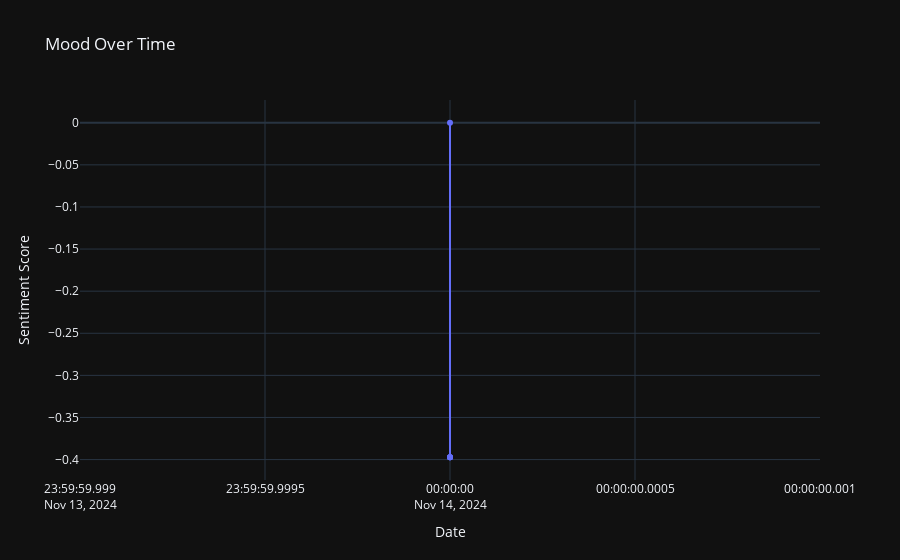

The notebook cell saved with this chart:
### Code cell
# Example Usage
add_entry("Its a bloody rough day and hard outcomes.")
analyze_mood()

### Figure 1 — Plotly figure (JSON) as saved in the notebook; plotly's stock layout.template omitted (floating-point values rounded to 4 significant figures)
{"data": [{"line": {"width": 2}, "marker": {"size": 6}, "mode": "lines+markers", "name": "Sentiment Score", "type": "scatter", "x": ["2024-11-14T00:00:00", "2024-11-14T00:00:00", "2024-11-14T00:00:00", "2024-11-14T00:00:00", "2024-11-14T00:00:00"], "y": [-0.3972, 0, -0.3972, -0.3972, -0.3972]}], "layout": {"hovermode": "x unified", "title": {"text": "Mood Over Time"}, "xaxis": {"title": {"text": "Date"}}, "yaxis": {"title": {"text": "Sentiment Score"}}}}
